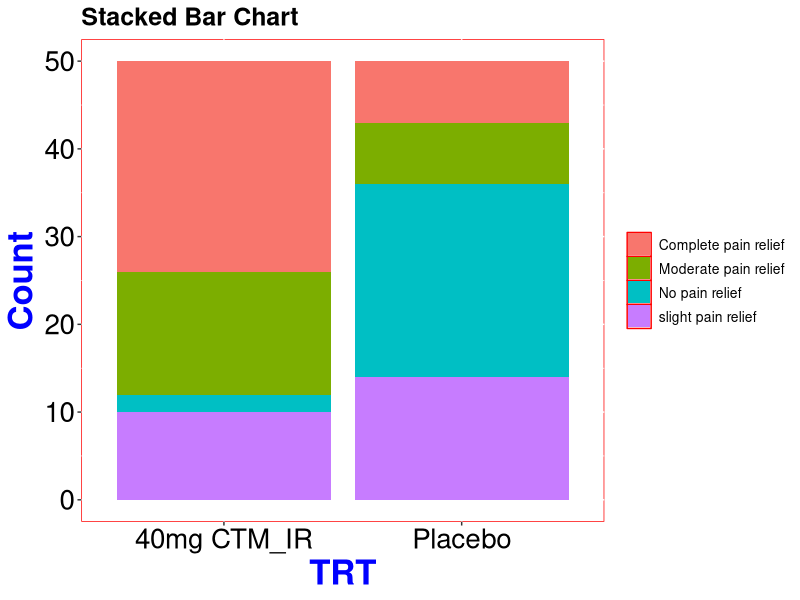
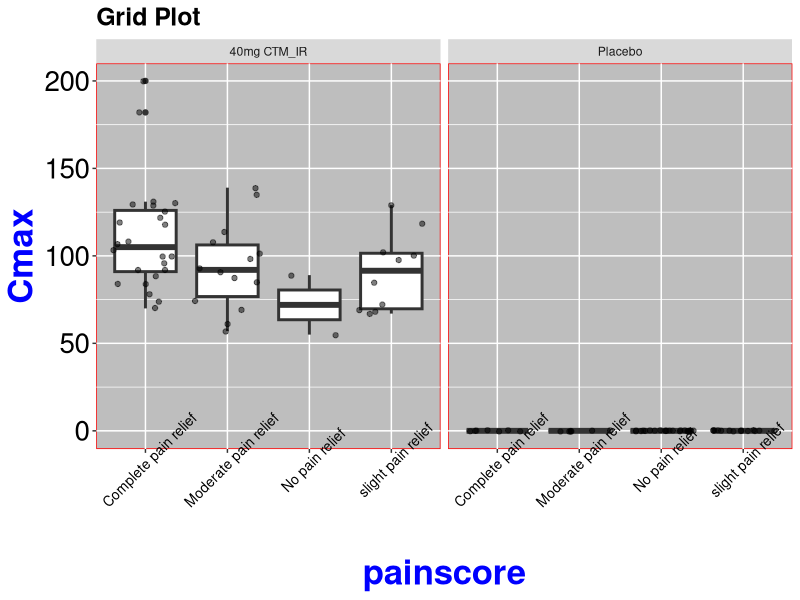

Reproduce these figures in R, in order. (Note: this script raises an error after producing the figures.)
orddata<-read.csv("Painscore.csv", sep=",")
head(orddata)
summary(orddata)
### List data in a table for painscore and TRT status--
lapply(orddata[, c("painscore", "TRT")], table)

### Cross tabulations---
ftable(xtabs(~painscore+TRT, data=orddata))

#### Re-arrange data for stacked bar chart--
count<-ftable(xtabs(~painscore+TRT, data=orddata))
install.packages("reshape2")
library(reshape2)
df1 = melt(count)
library(ggplot2)
names(df1) = c("value", "TRT", "Count")
df1
 ### Stacked bar chart---
plot<-ggplot(df1, aes(x=TRT, y=Count, fill=value))+
  geom_bar(stat="identity")
plot+ theme(panel.background = element_rect(fill='white', colour='red'))+
  theme(axis.title.y = element_text(colour = 'blue', size = 25, face='bold'))+
  theme(axis.text.y = element_text(size = 20, colour='black'))+
  theme(axis.title.x = element_text(colour = 'blue', size = 25, face='bold'))+
  theme(axis.text.x = element_text(size = 20, colour='black'))+
  ggtitle("Stacked Bar Chart")+
  theme(plot.title = element_text(lineheight=.8, face="bold",size = 18))+
  theme(legend.position="right")+
  theme(legend.title=element_blank())+
  theme(legend.text = element_text(colour="black", size = 10))

### side-by-side box plot (grid plot)--
plot2<-ggplot(orddata,aes(x=painscore,y=Cmax))+
  geom_boxplot(size=1)+
  geom_jitter(alpha=0.5)+
  facet_grid(.~TRT)
plot2+ theme(panel.background = element_rect(fill='grey', colour='red'))+
  theme(axis.title.y = element_text(colour = 'blue', size = 25, face='bold'))+
  theme(axis.text.y = element_text(size = 20, colour='black'))+
  theme(axis.title.x = element_text(colour = 'blue', size = 25, face='bold'))+
  theme(axis.text.x = element_text(size = 10, colour='black', angle=45))+
  ggtitle("Grid Plot")+
  theme(plot.title = element_text(lineheight=.8, face="bold",size = 18))


#### Cumulative logit model (BASE MODEL)---
install.packages("MASS")
library(MASS)
fit.pain0<-polr(painscore~1, data=orddata, Hess=TRUE)
summary(fit.pain0)

##### Store table and calculate -pvalues and add to the original summary-----
ctable0<-coef(summary(fit.pain0))
### calculate p-value ------
p0<-pnorm(abs(ctable0[,"t value"]),lower.tail=FALSE)*2
## Combined table ----------
(ctable0<-cbind(ctable0,'p value' =p0))


#### Cumulative logit model (FULL MODEL)---
fit.pain1<-polr(painscore~Cmax+WT+GENDER+factor(isTRT), 
      data=orddata, Hess=TRUE)
summary(fit.pain1)

ctable1<-coef(summary(fit.pain1))
p1<-pnorm(abs(ctable1[,"t value"]),lower.tail=FALSE)*2
(ctable1<-cbind(ctable1,'p value' =p1))
ctable1

### Reduced model---
fit.pain_red<-polr(painscore~Cmax,data=orddata, Hess=TRUE) 
summary(fit.pain_red)
summary(fit.pain1)

ctable_red<-coef(summary(fit.pain_red))
p_red<-pnorm(abs(ctable_red[,"t value"]),lower.tail=FALSE)*2
(ctable_red<-cbind(ctable_red,'p value' =p_red))


### Different representation of categories--
fit.pain_red2<-polr(factor(ps)~Cmax, data=orddata, Hess=TRUE)
summary(fit.pain_red2)

ctable_red2<-coef(summary(fit.pain_red2))
p_red2<-pnorm(abs(ctable_red2[,"t value"]),lower.tail=FALSE)*2
(ctable_red2<-cbind(ctable_red2,'p value' =p_red2))

  ### get 95% CIs---
exp(0.02276659)
ci<-exp(confint(fit.pain_red2))
cbind(OR=exp(coef(fit.pain_red2)),ci)
exp(confint(fit.pain_red2))


#### Predictions for the responses-------------------
newdat<- data.frame(Cmax = seq(0,200,length.out = 200 ))
newdat<- cbind(newdat, predict(fit.pain_red2, newdat, type = "probs"))
## show first few rows
head(newdat)

###### Rearrange new dataset-------------
library(reshape2)
lnewdat<-melt(newdat, id.vars = c("Cmax"), variable.name = "Level", value.name = "Probability")
 
  #### Plot of probabilities-------------------
plot3<-ggplot(lnewdat, aes(x = Cmax, y = Probability, colour = Level)) +
  geom_line(size=2)+
  xlab("Cmax (ng/mL)")+
  ylab("Probability of Pain relief in each category")
plot3+ theme(panel.background = element_rect(fill='grey', colour='red'))+
  theme(axis.title.y = element_text(colour = 'blue', size = 20, face='bold'))+
  theme(axis.text.y = element_text(size = 20, colour='black'))+
  theme(axis.title.x = element_text(colour = 'blue', size = 20, face='bold'))+
  theme(axis.text.x = element_text(size = 14, colour='black', angle=45))+
  ggtitle("Predicted Probabilites")+
  theme(plot.title = element_text(lineheight=.8, face="bold",size = 18))+
  theme(legend.position="right")+
  theme(legend.title=element_blank())+
  theme(legend.text = element_text(colour="black", size = 10))

##### Check proportional odds assumption-----------
install.packages("Hmisc")
library(Hmisc)
sf <- function(y) {
  c(`Y>=1` = qlogis(mean(y >= 1)),
    `Y>=2` = qlogis(mean(y >= 2)),
    `Y>=3` = qlogis(mean(y >= 3)), 
    `Y>=4` = qlogis(mean(y >= 4)))}
(s <- with(orddata, summary(as.numeric(painscore) ~ Cmax, fun = sf)))

#### Normalize the first set of coefficients to be zero
s[, 5]<- s[, 5] - s[, 3]
s[, 4] <- s[, 4] - s[, 3]
s[, 3] <- s[, 3] - s[, 3]
# print
s

##### Plot to check proportional odds assumption-------------
plot(s, which = 1:4, pch = 1:4, xlab = "logit", main = " ",
     xlim = range(s[,3:5]), cex=1.2)
